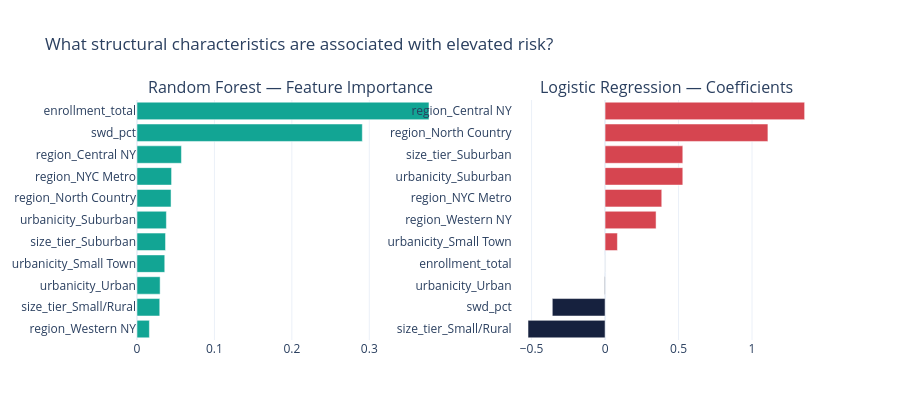

Notebook cell for this chart:
### Code cell
importances = pd.Series(rf.feature_importances_, index=X_struct.columns).sort_values()
coefs = pd.Series(logit.coef_[0], index=X_struct.columns).sort_values()

fig = make_subplots(rows=1, cols=2, subplot_titles=("Random Forest — Feature Importance", "Logistic Regression — Coefficients"))
fig.add_trace(go.Bar(y=importances.index, x=importances.values, orientation="h", marker_color="#12A594"), row=1, col=1)
fig.add_trace(go.Bar(y=coefs.index, x=coefs.values, orientation="h",
                      marker_color=np.where(coefs.values > 0, "#D64550", "#16213E")), row=1, col=2)
fig.update_layout(template=PLOT_TEMPLATE, height=420, showlegend=False,
                   title="What structural characteristics are associated with elevated risk?")
fig.show()

### Figure 1 — Plotly figure (JSON) as saved in the notebook; plotly's stock layout.template omitted (floating-point values rounded to 4 significant figures)
{"data": [{"marker": {"color": "#12A594"}, "orientation": "h", "type": "bar", "x": [0.016, 0.02938, 0.02986, 0.03584, 0.03685, 0.03795, 0.04396, 0.04466, 0.05738, 0.291, 0.3771], "xaxis": "x", "y": ["region_Western NY", "size_tier_Small/Rural", "urbanicity_Urban", "urbanicity_Small Town", "size_tier_Suburban", "urbanicity_Suburban", "region_North Country", "region_NYC Metro", "region_Central NY", "swd_pct", "enrollment_total"], "yaxis": "y"}, {"marker": {"color": ["#16213E", "#16213E", "#16213E", "#16213E", "#D64550", "#D64550", "#D64550", "#D64550", "#D64550", "#D64550", "#D64550"]}, "orientation": "h", "type": "bar", "x": [-0.5243, -0.3591, -0.002926, -0.0005813, 0.08398, 0.347, 0.3857, 0.5289, 0.5289, 1.108, 1.358], "xaxis": "x2", "y": ["size_tier_Small/Rural", "swd_pct", "urbanicity_Urban", "enrollment_total", "urbanicity_Small Town", "region_Western NY", "region_NYC Metro", "urbanicity_Suburban", "size_tier_Suburban", "region_North Country", "region_Central NY"], "yaxis": "y2"}], "layout": {"annotations": [{"font": {"size": 16}, "showarrow": false, "text": "Random Forest — Feature Importance", "x": 0.225, "xanchor": "center", "xref": "paper", "y": 1.0, "yanchor": "bottom", "yref": "paper"}, {"font": {"size": 16}, "showarrow": false, "text": "Logistic Regression — Coefficients", "x": 0.775, "xanchor": "center", "xref": "paper", "y": 1.0, "yanchor": "bottom", "yref": "paper"}], "height": 420, "showlegend": false, "title": {"text": "What structural characteristics are associated with elevated risk?"}, "xaxis": {"anchor": "y", "domain": [0.0, 0.45]}, "xaxis2": {"anchor": "y2", "domain": [0.55, 1.0]}, "yaxis": {"anchor": "x", "domain": [0.0, 1.0]}, "yaxis2": {"anchor": "x2", "domain": [0.0, 1.0]}}}
